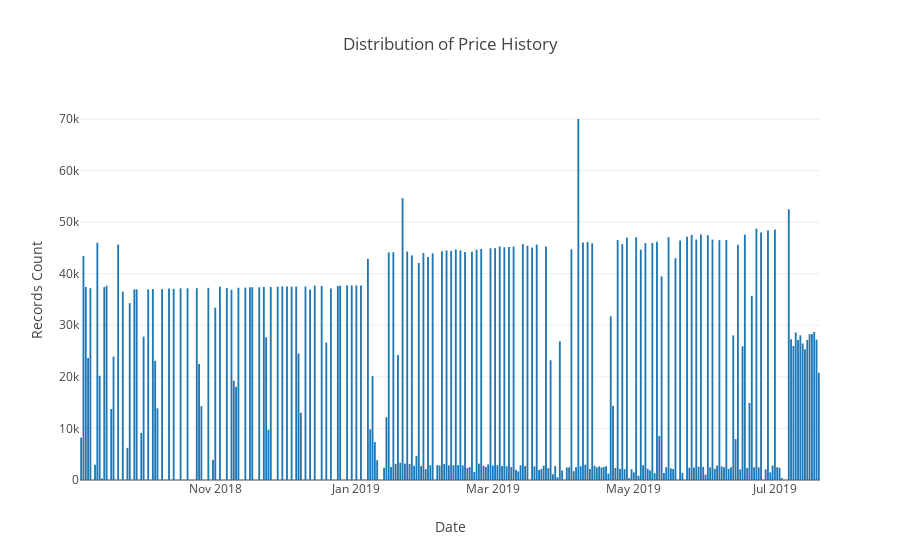

Write notebook code for a chart like this one.
### Markdown cell above
## This is historical data from the `pricehistory` Mongo collection.  This is updated via the `updatepricehistory.py` script.

### Code cell
# https://plot.ly/python/bar-charts/

data = [Bar(
        x=grouped_df['date'],
        y=grouped_df['count']
    )]

layout = Layout(
        title='Distribution of Price History',
        xaxis=dict(
            title='Date'
        ),
        yaxis=dict(
            title='Records Count'
        )
    )

fig = Figure(data=data, layout=layout)

iplot(fig)

### Figure 1 — Plotly figure (JSON) as saved in the notebook; plotly's stock layout.template omitted (floating-point values rounded to 4 significant figures; data arrays with more than 128 entries replaced by an {"elided": "..."} marker saying what was removed)
{"data": [{"type": "bar", "uid": "36875dda-a334-4749-bb64-57496e33665a", "x": {"elided": "256 str values"}, "y": {"elided": "256 int values"}}], "layout": {"title": {"text": "Distribution of Price History"}, "xaxis": {"title": {"text": "Date"}}, "yaxis": {"title": {"text": "Records Count"}}}}
